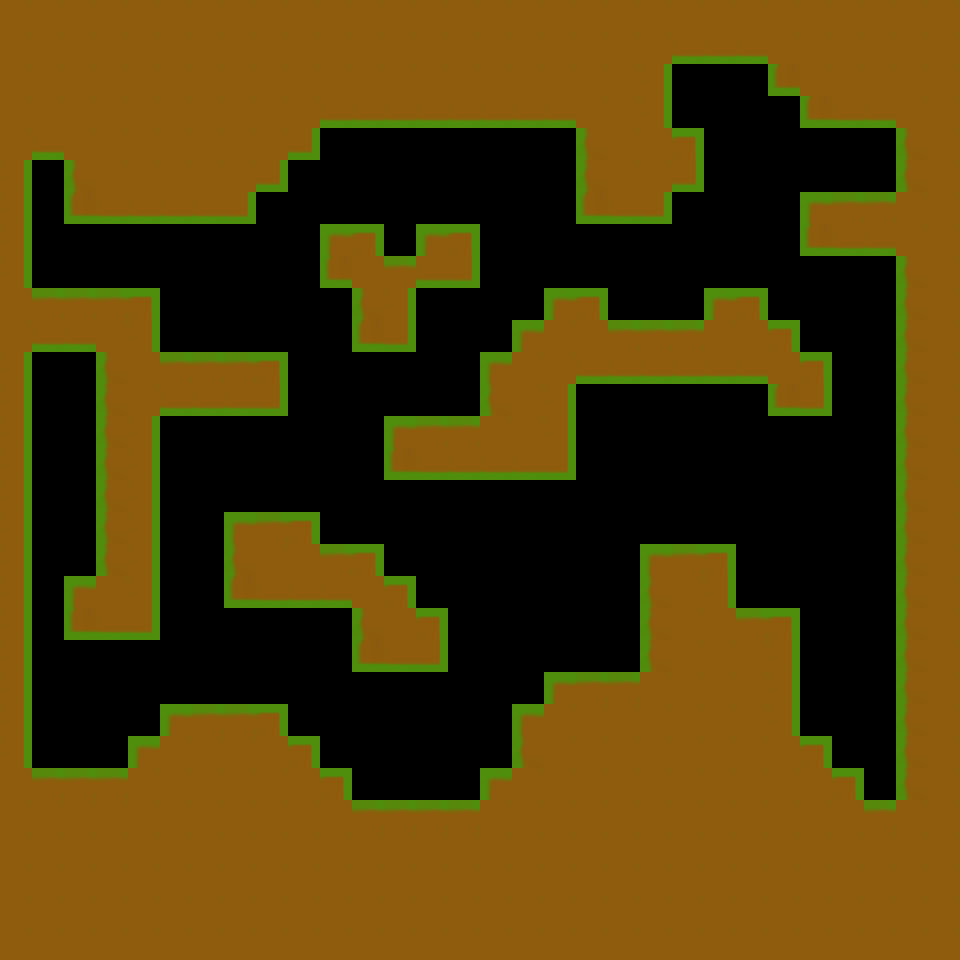

The image is a tile-based game level rendered from a .tmx file. Its description and source (layers, tilesets, objects; grid data summarised) follow:
An orthogonal 30x30 tile map with 32x32 px tiles, 1 tile layer (Physics), 2 tilesets and 12 objects.

<map version="1.0" orientation="orthogonal" renderorder="right-down" width="30" height="30" tilewidth="32" tileheight="32">
 <tileset firstgid="1" name="Ground" tilewidth="32" tileheight="32">
  <image source="SimpleTile.png" width="96" height="96" />
  <tile id="0">
   <properties>
    <property name="Edge" value="1" />
   </properties>
  </tile>
  <tile id="1">
   <properties>
    <property name="Edge" value="1" />
   </properties>
  </tile>
  <tile id="2">
   <properties>
    <property name="Edge" value="1" />
   </properties>
  </tile>
  <tile id="3">
   <properties>
    <property name="Edge" value="1" />
   </properties>
  </tile>
  <tile id="4">
   <properties>
    <property name="Edge" value="0" />
   </properties>
  </tile>
  <tile id="5">
   <properties>
    <property name="Edge" value="1" />
   </properties>
  </tile>
  <tile id="6">
   <properties>
    <property name="Edge" value="1" />
   </properties>
  </tile>
  <tile id="7">
   <properties>
    <property name="Edge" value="1" />
   </properties>
  </tile>
  <tile id="8">
   <properties>
    <property name="Edge" value="1" />
   </properties>
  </tile>
 </tileset>
 <tileset firstgid="10" name="Property" tilewidth="32" tileheight="32">
  <image source="PropertyTile.png" width="64" height="64" />
  <tile id="0">
   <properties>
    <property name="PlayerStart" value="1" />
   </properties>
  </tile>
  <tile id="1">
   <properties>
    <property name="Object" value="0" />
   </properties>
  </tile>
  <tile id="2">
   <properties>
    <property name="Object" value="1" />
   </properties>
  </tile>
 </tileset>
 <layer name="Physics" width="30" height="30">
  <data>[900 cells, 550 non-empty, 9 distinct tile ids]</data>
 </layer>
 <objectgroup name="Property">
  <object gid="10" x="59" y="397" />
  <object gid="11" x="211" y="687" />
  <object gid="11" x="674" y="516" />
  <object gid="12" x="334" y="498" />
  <object gid="12" x="370" y="190" />
  <object gid="12" x="186" y="327" />
  <object gid="12" x="41" y="272" />
  <object gid="12" x="847" y="173" />
  <object gid="11" x="118" y="273" />
  <object gid="11" x="835" y="663" />
  <object gid="11" x="559" y="273" />
  <object gid="12" x="692" y="276" />
 </objectgroup>
</map>